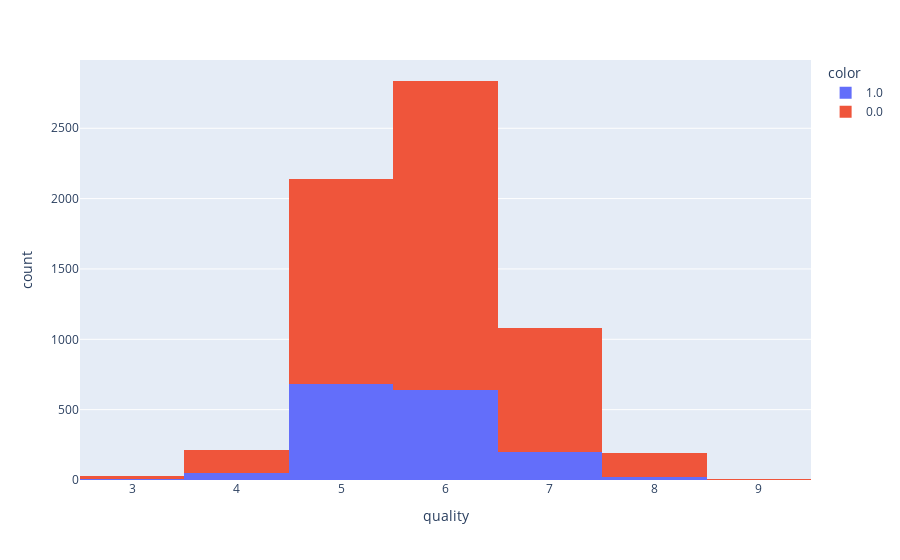

The cell this chart's notebook holds for it:
### Code cell
fig = px.histogram(wine, x='quality', color = 'color')
fig.show()

### Figure 1 — Plotly figure (JSON) as saved in the notebook; plotly's stock layout.template omitted (floating-point values rounded to 4 significant figures; data arrays with more than 128 entries replaced by an {"elided": "..."} marker saying what was removed)
{"data": [{"alignmentgroup": "True", "bingroup": "x", "hovertemplate": "color=1.0<br>quality=%{x}<br>count=%{y}<extra></extra>", "legendgroup": "1.0", "marker": {"color": "#636efa", "pattern": {"shape": ""}}, "name": "1.0", "offsetgroup": "1.0", "orientation": "v", "showlegend": true, "type": "histogram", "x": {"elided": "1599 int values"}, "xaxis": "x", "yaxis": "y"}, {"alignmentgroup": "True", "bingroup": "x", "hovertemplate": "color=0.0<br>quality=%{x}<br>count=%{y}<extra></extra>", "legendgroup": "0.0", "marker": {"color": "#EF553B", "pattern": {"shape": ""}}, "name": "0.0", "offsetgroup": "0.0", "orientation": "v", "showlegend": true, "type": "histogram", "x": {"elided": "4898 int values"}, "xaxis": "x", "yaxis": "y"}], "layout": {"barmode": "relative", "legend": {"title": {"text": "color"}, "tracegroupgap": 0}, "margin": {"t": 60}, "xaxis": {"anchor": "y", "domain": [0, 1], "title": {"text": "quality"}}, "yaxis": {"anchor": "x", "domain": [0, 1], "title": {"text": "count"}}}}
